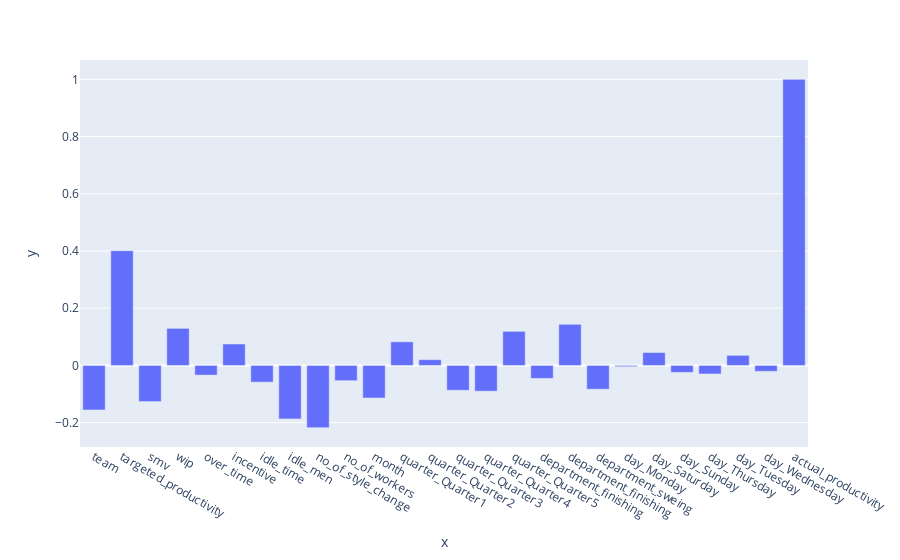
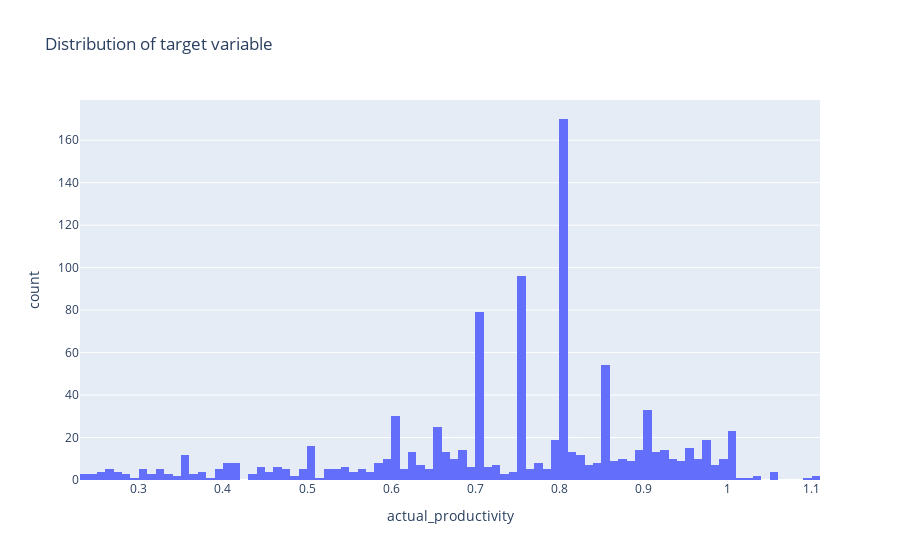
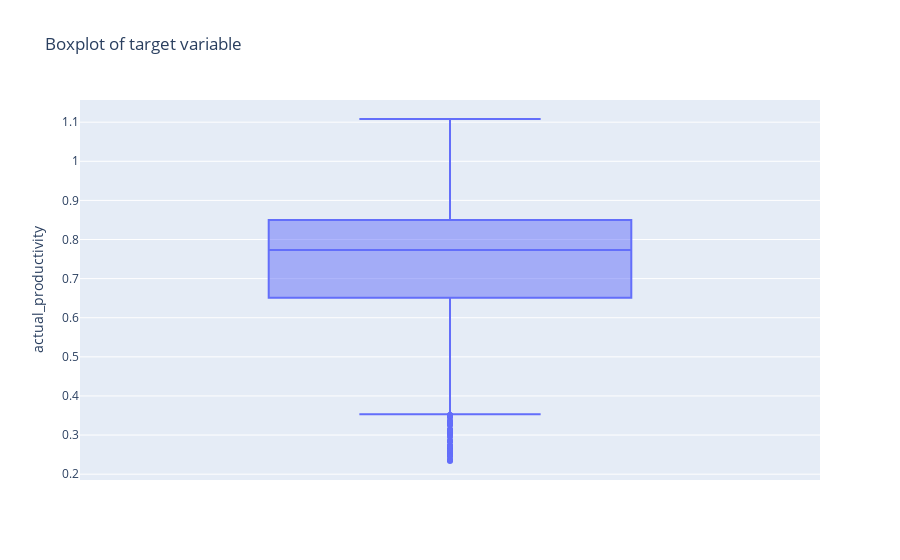

The cell these charts' notebook holds for them, in order:
### Markdown cell above
# display list of correlated columns

### Code cell
import plotly.express as px
corr_cols = df_train.corrwith(df_train['actual_productivity'])
fig = px.bar(x=corr_cols.index, y=corr_cols.values)
fig.show()
# plot the distribution of target variable
fig = px.histogram(df_train, x='actual_productivity', nbins=100, title='Distribution of target variable')
fig.show()

# boxplot of target variable
fig = px.box(df_train, y='actual_productivity', title='Boxplot of target variable')
fig.show()

# remove outliers
outlier_threshold = 0.3507
df_train = df_train[df_train['actual_productivity'] < outlier_threshold]

### Figure 1 — Plotly figure (JSON) as saved in the notebook; plotly's stock layout.template omitted (floating-point values rounded to 4 significant figures)
{"data": [{"alignmentgroup": "True", "hovertemplate": "x=%{x}<br>y=%{y}<extra></extra>", "legendgroup": "", "marker": {"color": "#636efa", "pattern": {"shape": ""}}, "name": "", "offsetgroup": "", "orientation": "v", "showlegend": false, "textposition": "auto", "type": "bar", "x": ["team", "targeted_productivity", "smv", "wip", "over_time", "incentive", "idle_time", "idle_men", "no_of_style_change", "no_of_workers", "month", "quarter_Quarter1", "quarter_Quarter2", "quarter_Quarter3", "quarter_Quarter4", "quarter_Quarter5", "department_finishing", "department_finishing ", "department_sweing", "day_Monday", "day_Saturday", "day_Sunday", "day_Thursday", "day_Tuesday", "day_Wednesday", "actual_productivity"], "xaxis": "x", "y": [-0.1557, 0.4011, -0.1262, 0.1297, -0.03371, 0.07493, -0.05836, -0.1868, -0.2174, -0.05327, -0.1137, 0.08261, 0.02019, -0.08675, -0.0899, 0.1193, -0.04517, 0.1439, -0.08303, -0.004186, 0.04521, -0.02424, -0.02973, 0.0353, -0.02052, 1.0], "yaxis": "y"}], "layout": {"barmode": "relative", "legend": {"tracegroupgap": 0}, "margin": {"t": 60}, "xaxis": {"anchor": "y", "domain": [0, 1], "title": {"text": "x"}}, "yaxis": {"anchor": "x", "domain": [0, 1], "title": {"text": "y"}}}}

### Figure 2 — Plotly figure (JSON) as saved in the notebook; plotly's stock layout.template omitted (floating-point values rounded to 4 significant figures; data arrays with more than 128 entries replaced by an {"elided": "..."} marker saying what was removed)
{"data": [{"alignmentgroup": "True", "bingroup": "x", "hovertemplate": "actual_productivity=%{x}<br>count=%{y}<extra></extra>", "legendgroup": "", "marker": {"color": "#636efa", "pattern": {"shape": ""}}, "name": "", "nbinsx": 100, "offsetgroup": "", "orientation": "v", "showlegend": false, "type": "histogram", "x": {"elided": "1017 float values"}, "xaxis": "x", "yaxis": "y"}], "layout": {"barmode": "relative", "legend": {"tracegroupgap": 0}, "title": {"text": "Distribution of target variable"}, "xaxis": {"anchor": "y", "domain": [0, 1], "title": {"text": "actual_productivity"}}, "yaxis": {"anchor": "x", "domain": [0, 1], "title": {"text": "count"}}}}

### Figure 3 — Plotly figure (JSON) as saved in the notebook; plotly's stock layout.template omitted (floating-point values rounded to 4 significant figures; data arrays with more than 128 entries replaced by an {"elided": "..."} marker saying what was removed)
{"data": [{"alignmentgroup": "True", "hovertemplate": "actual_productivity=%{y}<extra></extra>", "legendgroup": "", "marker": {"color": "#636efa"}, "name": "", "notched": false, "offsetgroup": "", "orientation": "v", "showlegend": false, "type": "box", "x0": " ", "xaxis": "x", "y": {"elided": "1017 float values"}, "y0": " ", "yaxis": "y"}], "layout": {"boxmode": "group", "legend": {"tracegroupgap": 0}, "title": {"text": "Boxplot of target variable"}, "xaxis": {"anchor": "y", "domain": [0, 1]}, "yaxis": {"anchor": "x", "domain": [0, 1], "title": {"text": "actual_productivity"}}}}
